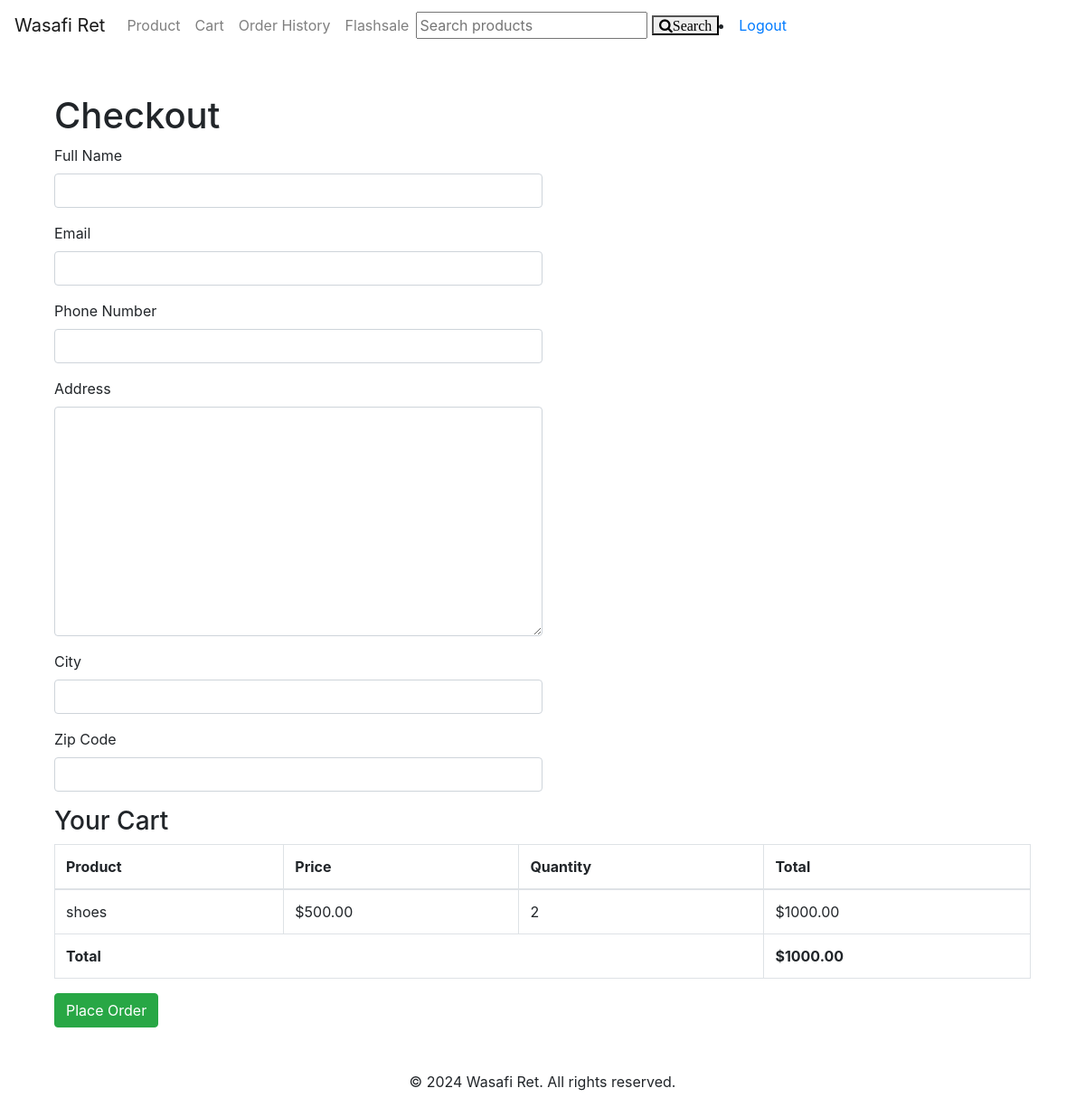
Page /orders/checkout/ (signed in) on the earlier database version.
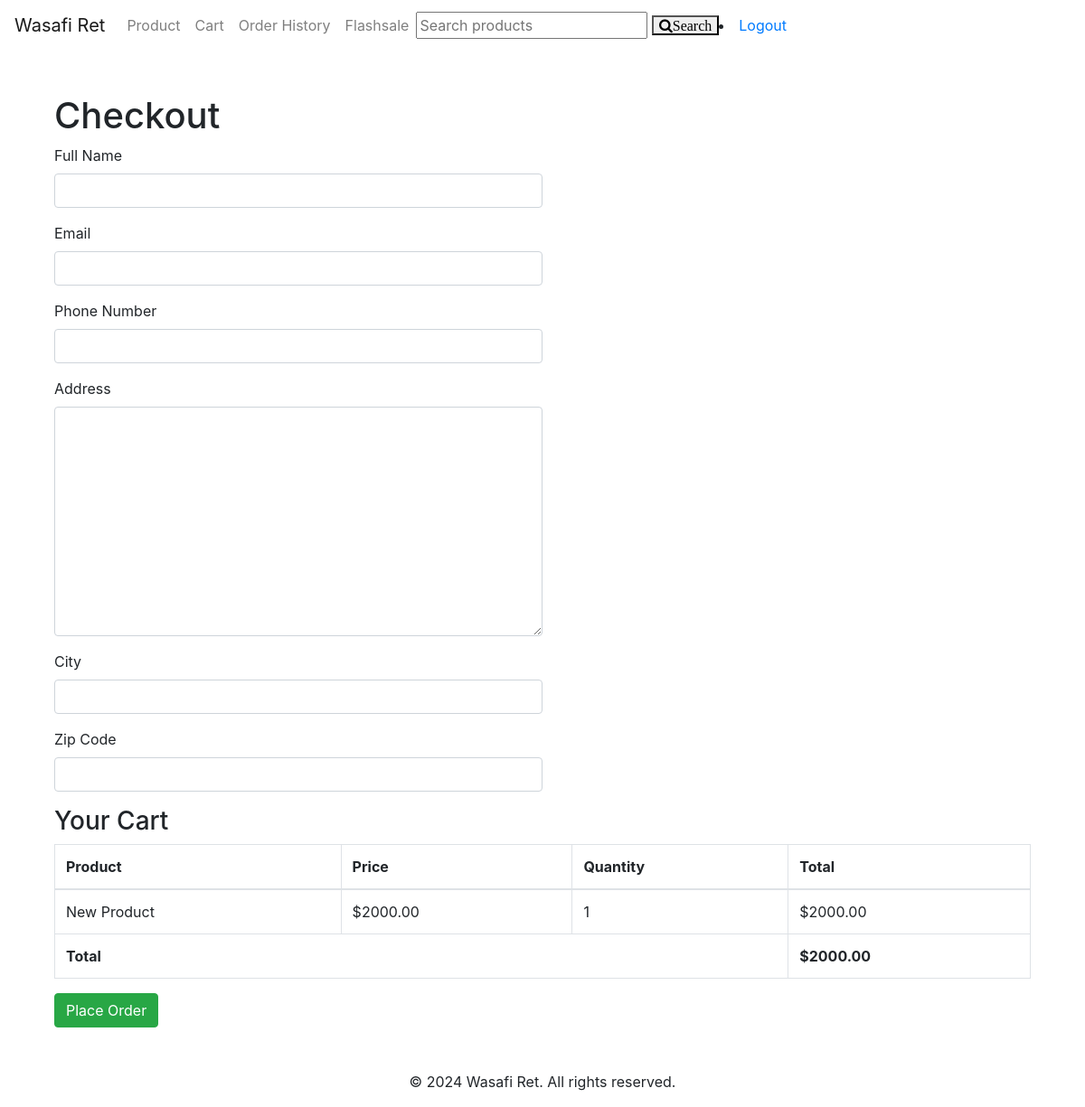
Same page on the later database version.
### WasafiRet/models.py (models this page shows, shortened)
class CartItem(models.Model):
    cart=models.ForeignKey(Cart,on_delete=models.CASCADE)
    product=models.ForeignKey(Product,on_delete=models.CASCADE)
    quantity=models.PositiveIntegerField(default=1)
    def get_total(self):
        return self.quantity*self.product.price

class Product(models.Model):
    name=models.CharField(max_length=255)
    description=models.TextField()
    price=models.DecimalField(max_digits=10,decimal_places=2)
    stock=models.IntegerField()
    category=models.ForeignKey(Category,on_delete=models.CASCADE)
    is_active=models.BooleanField(default=True)
    image=models.ImageField(upload_to=',media/images',blank=True,null=True)

### order/views.py (the view)
# urls.py: path('checkout/', views.checkout, name='checkout'),
@login_required
def checkout(request):
    cart = Cart.objects.filter(user=request.user).first()
    cart_items = CartItem.objects.filter(cart=cart)
    cart_total = sum(item.get_total() for item in cart_items)
    if request.method == 'POST':
        form = OrderForm(request.POST)
        if form.is_valid():
            order = form.save(commit=False)
            order.user = request.user
            order.status = 'Pending'
            order.save()
            for item in cart_items:
                OrderItem.objects.create(
                    order=order,
                    product=item.product,
                    quantity=item.quantity
                )
            cart_items.delete()
            return redirect('orders:order_confirmation', order_id=order.id)
    else:
        form = OrderForm()
    return render(request, 'order/checkout.html', {
        'form': form,
        'cart_items': cart_items,
        'cart_total': cart_total,
    })

### order/forms.py
class OrderForm(forms.ModelForm):
    shipping_name = forms.CharField(max_length=255, label="Full Name")
    shipping_email = forms.EmailField(label="Email")
    phone_number = forms.CharField(max_length=20, label="Phone Number")
    shipping_address = forms.CharField(widget=forms.Textarea, label="Address")
    shipping_city = forms.CharField(max_length=100, label="City")
    shipping_zip_code = forms.CharField(max_length=20, label="Zip Code")
    class Meta:
        model = Order
        fields = ['shipping_name', 'shipping_email', 'phone_number', 'shipping_address', 'shipping_city', 'shipping_zip_code']

### order/templates/order/checkout.html (shortened to what this page needs)
{% extends 'WasafiRet/base.html' %}
{% load static %}
{% load widget_tweaks %}
{% block content %}
    <div class="container mt-5">
        <h1>Checkout</h1>
        <form method="post">
            <div class="form-group">
                <label for="id_shipping_name">Full Name</label>
                {{ form.shipping_name|add_class:"form-control col-md-6" }}
            </div>
            <div class="form-group">
                <label for="id_shipping_email">Email</label>
                {{ form.shipping_email|add_class:"form-control col-md-6" }}
            </div>
            <div class="form-group">
                <label for="id_phone_number">Phone Number</label>
                {{ form.phone_number|add_class:"form-control col-md-6" }}
            </div>
            <div class="form-group">
                <label for="id_shipping_address">Address</label>
                {{ form.shipping_address|add_class:"form-control col-md-6" }}
            </div>
            <div class="form-group">
                <label for="id_shipping_city">City</label>
                {{ form.shipping_city|add_class:"form-control col-md-6" }}
            </div>
            <div class="form-group">
                <label for="id_shipping_zip_code">Zip Code</label>
                {{ form.shipping_zip_code|add_class:"form-control col-md-6" }}
            </div>
            <h3>Your Cart</h3>
            <table class="table table-bordered">
                <thead>
                    <tr>
                        <th>Product</th>
                        <th>Price</th>
                        <th>Quantity</th>
                        <th>Total</th>
                    </tr>
                </thead>
                <tbody>
                    {% for item in cart_items %}
                    <tr>
                        <td>{{ item.product.name }}</td>
                        <td>${{ item.product.price }}</td>
                        <td>{{ item.quantity }}</td>
                        <td>${{ item.get_total }}</td>
                    </tr>
                    {% endfor %}
                    <tr>
                        <td colspan="3" class="font-weight-bold">Total</td>
                        <td class="font-weight-bold">${{ cart_total }}</td>
                    </tr>
                </tbody>
            </table>
            <button type="submit" class="btn btn-success">Place Order</button>
        </form>
    </div>
{% endblock %}

Differences in the rows shown:
removed CartItem: product.name "shoes", product.price "500.00", quantity "2", get_total "1000.00"
added CartItem: product.name "New Product", product.price "2000.00", quantity "1", get_total "2000.00"
Other differences:
{{ cart_total }}: "1000.00" → "2000.00"
